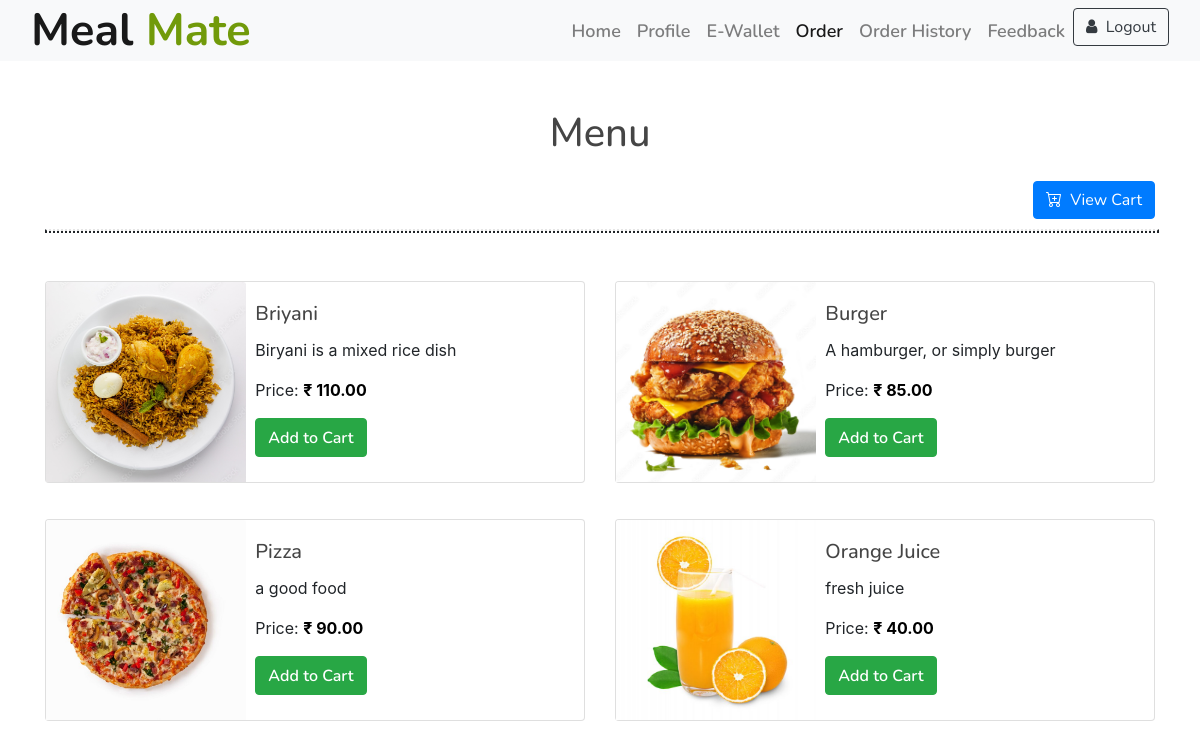
Page /menushowstudent/ on the earlier database version.
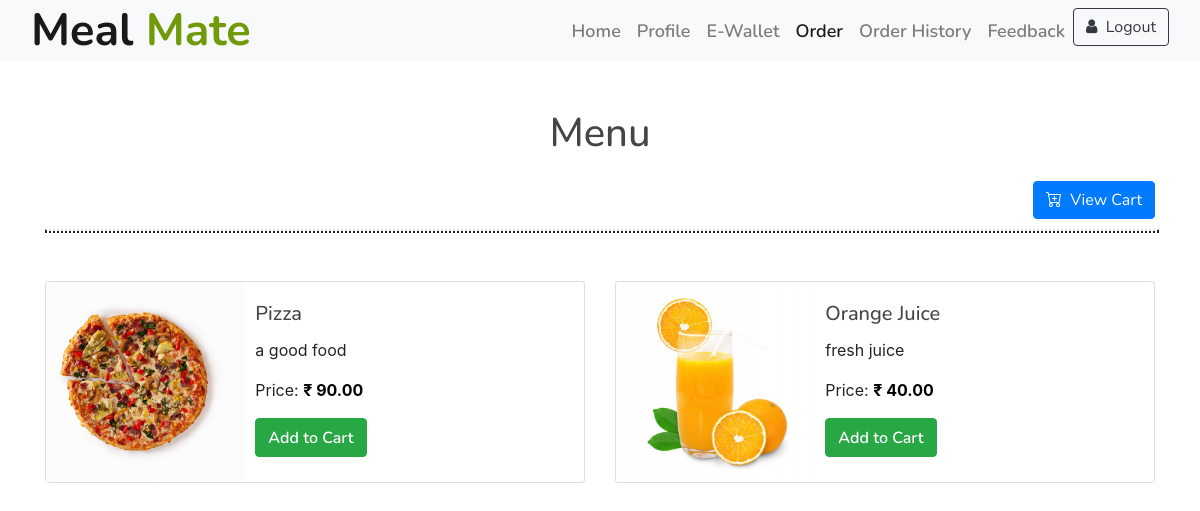
Same page on the later database version.
### accounts/models.py (models this page shows)
class MenuItem(models.Model):
    menuid = models.AutoField(primary_key=True)
    item_name = models.CharField(max_length=255)
    description = models.TextField()
    quantity = models.IntegerField()
    price = models.DecimalField(max_digits=10, decimal_places=2)
    images = models.ImageField(upload_to='images',  default='')

### accounts/views.py (the view)
# urls.py: path('menushowstudent/', views.menushowstudent, name='menushowstudent'),
def menushowstudent(request):
    menu_items = MenuItem.objects.all()
    return render(request, 'menu_student.html', {'menu_items': menu_items})

### templates/menu_student.html (shortened to what this page needs)
{%load static%}
<!DOCTYPE html>
<html lang="en">
<head>
  <link href="https://cdn.jsdelivr.net/npm/bootstrap-icons@1.5.0/font/bootstrap-icons.css" rel="stylesheet">
  <link href="https://stackpath.bootstrapcdn.com/bootstrap/4.4.1/css/bootstrap.min.css" rel="stylesheet">
  <link href="https://cdnjs.cloudflare.com/ajax/libs/font-awesome/5.10.0/css/all.min.css" rel="stylesheet">
  <link href="{% static 'lib/animate/animate.min.css'%}" rel="stylesheet">
  <link href="{% static 'lib/owlcarousel/assets/owl.carousel.min.css'%}" rel="stylesheet">
  <link href="{% static 'lib/flaticon/font/flaticon.css'%}" rel="stylesheet">
  <link href="{% static 'lib/tempusdominus/css/tempusdominus-bootstrap-4.min.css'%}" rel="stylesheet" />
  <link href="{% static 'css/style.css'%}" rel="stylesheet">
  <link rel="stylesheet" type="text/css"
    href="https://stackpath.bootstrapcdn.com/bootstrap/4.3.1/css/bootstrap.min.css">
  <link rel="stylesheet" href="https://stackpath.bootstrapcdn.com/font-awesome/4.7.0/css/font-awesome.min.css">
</head>
<body>
  <div class="navbar navbar-expand-lg bg-light navbar-light">
    <div class="container-fluid">
      <a href="#" class="navbar-brand">Meal <span>Mate</span></a>
      <div class="collapse navbar-collapse justify-content-between" id="navbarCollapse">
        <div class="navbar-nav ml-auto">
          <a href="{% url 'index' %}" class="nav-item nav-link ">Home</a>
          <a href="{% url 'profile' %}" class="nav-item nav-link">Profile</a>
          <a href="{% url 'ewallet'%}" class="nav-item nav-link">E-Wallet</a>
          <a href="{% url 'menushowstudent' %}" class="nav-item nav-link active">Order</a>
          <a href="{% url 'order_history_student' %}" class="nav-item nav-link">Order History</a>
          <a href="{% url 'feedbackmenu' %}" class="nav-item nav-link">Feedback</a>
          <a href="{% url 'login' %}">
            <button type="button" class="btn btn-outline-dark">
              <i class="fa fa-user mr-1" aria-hidden="true"></i> Logout
            </button></a>
        </div>
      </div>
    </div>
  </div>
  <div class="container py-5">
    <div class="row">
      <div class="col-lg-10 mx-auto col-12 text-center mb-3">
        <h1 class="mt-0 text-black">Menu</h1>
      </div>
      <div class="container">
        <a href="{% url 'viewcart' %}">
          <button type="button" class="btn btn-primary cart-btn">
            <i class="bi bi-cart-plus mr-1" aria-hidden="true"></i> View Cart
          </button></a>
        <hr class="accent my-5" style="border-width: 2px; border-style: dotted; width: 100%;">
        <div class="row">
          {% for item in menu_items %}
          {% if item.quantity > 0 %}
          <div class="col-md-6 mb-3">
            <div class="card">
              <div class="row g-0">
                <div class="col-md-4">
                  <img src="{{ item.images.url }}" class="card-img-top" alt="{{ item.item_name }}"
                    style="object-fit: cover;">
                </div>
                <div class="col-md-8">
                  <div class="card-body">
                    <h5 class="card-title">{{ item.item_name }}</h5>
                    <p class="card-text">{{ item.description }}</p>
                    <p class="card-text">Price: <span class="price-highlight">₹ {{ item.price }}</span></p>
                    <button class="btn btn-success add-to-cart-btn" data-item-id="{{ item.id }}">
                      <a href="{% url 'add_to_cart' item.menuid %}" class="add-to-cart-link">Add to Cart</a>
                    </button>
                  </div>
                </div>
              </div>
            </div>
          </div>
          {% endif %}
          {% endfor %}
        </div>
      </div>
    </div>
  </div>
</body>
</html>

Differences in the rows shown:
no longer on this page (row edited): MenuItem: images (picture), item_name "Briyani", description "Biryani is a mixed rice dish", price "110.00"
no longer on this page (row edited): MenuItem: images (picture), item_name "Burger", description "A hamburger, or simply burger", price "85.00"
